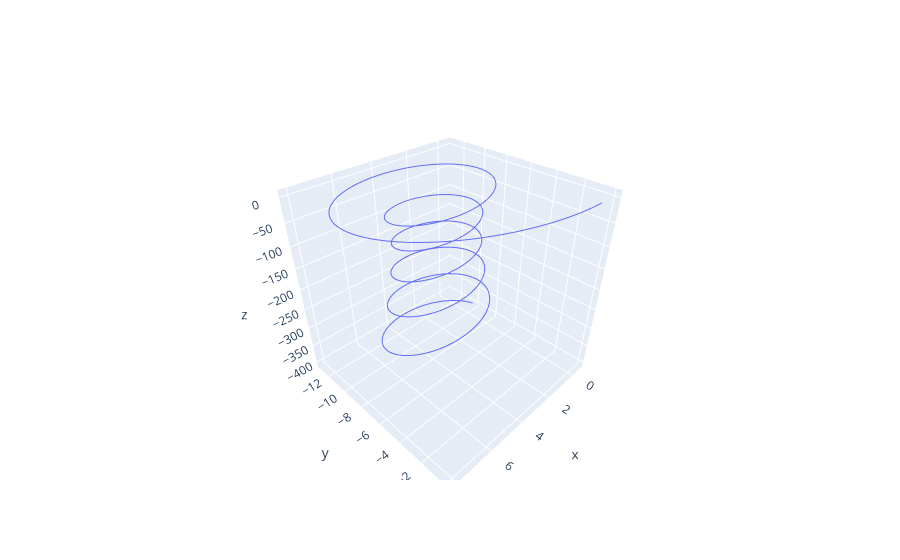

Notebook cell for this chart:
### Code cell
import numpy as np
from scipy.spatial.transform import Rotation
import copy

theta=np.radians(30)
v=10
vel=np.array([v*np.cos(theta),0,v*np.sin(theta)])

N=1000
t_max=10
dt=t_max/N
G=6.67e-11
m=190
M=5.965e24
R=6371.393e3
# h=400e3
h=0
pos=np.array([0.,0.,h])
pos_list=[]

for i in range(N):
    tmp=np.cross(vel,(np.cross(vel,np.array([0,0,1]))))
    axis=tmp*dt/np.linalg.norm(tmp)
    rotation = Rotation.from_rotvec(axis)
    vel=rotation.apply(vel)
    print(pos)
    d=1.5*np.e**(-h/6450)
    a=G*M*(1-d*v**2/(47**2))/(h+R)**2
    vel[2]-=a*dt
    pos+=vel*dt
    pos_list.append(copy.deepcopy(pos))
    
import plotly.graph_objects as go
data=np.array(pos_list)
fig = go.Figure(data=[go.Scatter3d(
    x=data[:,0],  # 设置3个不同的坐标数据
    y=data[:,1], 
    z=data[:,2],
    mode='lines')])  # 'lines', 'markers', 'text'  3种情况的组合
fig.show()

### Figure 1 — Plotly figure (JSON) as saved in the notebook; plotly's stock layout.template omitted (floating-point values rounded to 4 significant figures; data arrays with more than 128 entries replaced by an {"elided": "..."} marker saying what was removed)
{"data": [{"mode": "lines", "type": "scatter3d", "x": {"elided": "1000 float values"}, "y": {"elided": "1000 float values"}, "z": {"elided": "1000 float values"}}], "layout": {}}
